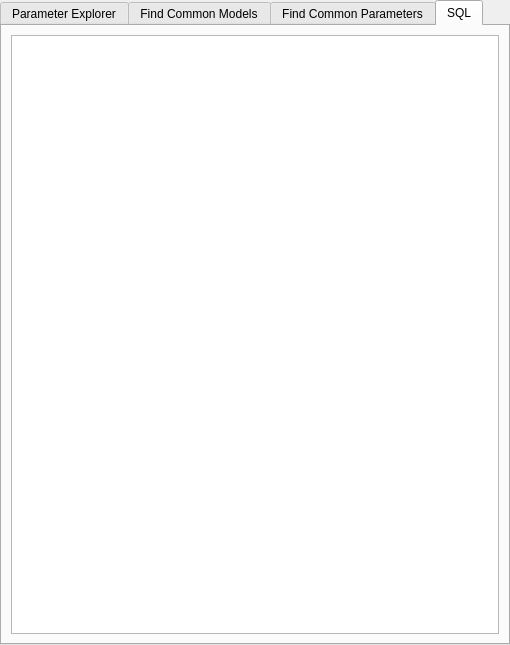
<?xml version="1.0" encoding="UTF-8"?>
<ui version="4.0">
 <class>MDSParameterExplorerTabWidget</class>
 <widget class="QTabWidget" name="MDSParameterExplorerTabWidget">
  <property name="geometry">
   <rect>
    <x>0</x>
    <y>0</y>
    <width>510</width>
    <height>645</height>
   </rect>
  </property>
  <property name="windowTitle">
   <string>TabWidget</string>
  </property>
  <property name="currentIndex">
   <number>3</number>
  </property>
  <widget class="QWidget" name="tab">
   <attribute name="title">
    <string>Parameter Explorer</string>
   </attribute>
   <widget class="QScrollArea" name="parametersTreeScrollArea">
    <property name="geometry">
     <rect>
      <x>20</x>
      <y>200</y>
      <width>461</width>
      <height>251</height>
     </rect>
    </property>
    <property name="widgetResizable">
     <bool>true</bool>
    </property>
    <widget class="QWidget" name="scrollAreaWidgetContents">
     <property name="geometry">
      <rect>
       <x>0</x>
       <y>0</y>
       <width>459</width>
       <height>249</height>
      </rect>
     </property>
    </widget>
   </widget>
   <widget class="QListWidget" name="completePropertiesList1">
    <property name="geometry">
     <rect>
      <x>20</x>
      <y>20</y>
      <width>141</width>
      <height>161</height>
     </rect>
    </property>
   </widget>
   <widget class="QPushButton" name="showParametersPushButton">
    <property name="geometry">
     <rect>
      <x>250</x>
      <y>80</y>
      <width>131</width>
      <height>27</height>
     </rect>
    </property>
    <property name="text">
     <string>Show Parameters</string>
    </property>
   </widget>
  </widget>
  <widget class="QWidget" name="tab_2">
   <attribute name="title">
    <string>Find Common Models</string>
   </attribute>
   <widget class="QListWidget" name="completePropertiesList2">
    <property name="geometry">
     <rect>
      <x>20</x>
      <y>20</y>
      <width>141</width>
      <height>161</height>
     </rect>
    </property>
   </widget>
   <widget class="QScrollArea" name="parametersTreeScrollArea2">
    <property name="geometry">
     <rect>
      <x>20</x>
      <y>190</y>
      <width>471</width>
      <height>211</height>
     </rect>
    </property>
    <property name="widgetResizable">
     <bool>true</bool>
    </property>
    <widget class="QWidget" name="scrollAreaWidgetContents_3">
     <property name="geometry">
      <rect>
       <x>0</x>
       <y>0</y>
       <width>469</width>
       <height>209</height>
      </rect>
     </property>
    </widget>
   </widget>
   <widget class="QPushButton" name="selectPropertyButton">
    <property name="geometry">
     <rect>
      <x>200</x>
      <y>30</y>
      <width>261</width>
      <height>27</height>
     </rect>
    </property>
    <property name="text">
     <string>Select Property</string>
    </property>
   </widget>
   <widget class="QPushButton" name="findCommonModelButton">
    <property name="geometry">
     <rect>
      <x>120</x>
      <y>420</y>
      <width>261</width>
      <height>27</height>
     </rect>
    </property>
    <property name="text">
     <string>Find Common Models</string>
    </property>
   </widget>
   <widget class="QListView" name="commonModelsResultsListView">
    <property name="geometry">
     <rect>
      <x>20</x>
      <y>460</y>
      <width>461</width>
      <height>101</height>
     </rect>
    </property>
   </widget>
  </widget>
  <widget class="QWidget" name="tab">
   <attribute name="title">
    <string>Find Common Parameters</string>
   </attribute>
   <widget class="QWidget" name="gridLayoutWidget">
    <property name="geometry">
     <rect>
      <x>20</x>
      <y>20</y>
      <width>461</width>
      <height>211</height>
     </rect>
    </property>
    <layout class="QGridLayout" name="gridLayout">
     <item row="0" column="1">
      <layout class="QVBoxLayout" name="verticalLayout">
       <item>
        <spacer name="verticalSpacer">
         <property name="orientation">
          <enum>Qt::Vertical</enum>
         </property>
         <property name="sizeHint" stdset="0">
          <size>
           <width>20</width>
           <height>40</height>
          </size>
         </property>
        </spacer>
       </item>
       <item>
        <widget class="QPushButton" name="addButton">
         <property name="text">
          <string>+</string>
         </property>
        </widget>
       </item>
       <item>
        <widget class="QPushButton" name="minusButton">
         <property name="text">
          <string>-</string>
         </property>
        </widget>
       </item>
       <item>
        <spacer name="verticalSpacer_2">
         <property name="orientation">
          <enum>Qt::Vertical</enum>
         </property>
         <property name="sizeHint" stdset="0">
          <size>
           <width>20</width>
           <height>40</height>
          </size>
         </property>
        </spacer>
       </item>
      </layout>
     </item>
     <item row="0" column="2">
      <widget class="QListWidget" name="selectedPropertiesList"/>
     </item>
     <item row="0" column="0">
      <widget class="QListWidget" name="completePropertiesList"/>
     </item>
    </layout>
   </widget>
   <widget class="QPushButton" name="commonParamSearchButton">
    <property name="geometry">
     <rect>
      <x>200</x>
      <y>250</y>
      <width>97</width>
      <height>27</height>
     </rect>
    </property>
    <property name="text">
     <string>Search</string>
    </property>
   </widget>
   <widget class="QScrollArea" name="resultsScrollArea">
    <property name="geometry">
     <rect>
      <x>20</x>
      <y>300</y>
      <width>461</width>
      <height>221</height>
     </rect>
    </property>
    <property name="widgetResizable">
     <bool>true</bool>
    </property>
    <widget class="QWidget" name="scrollAreaWidgetContents_2">
     <property name="geometry">
      <rect>
       <x>0</x>
       <y>0</y>
       <width>459</width>
       <height>219</height>
      </rect>
     </property>
    </widget>
   </widget>
  </widget>
  <widget class="QWidget" name="tab_3">
   <attribute name="title">
    <string>SQL</string>
   </attribute>
   <layout class="QVBoxLayout" name="verticalLayout_2">
    <item>
     <widget class="QTableView" name="resultsTable"/>
    </item>
   </layout>
  </widget>
 </widget>
 <resources/>
 <connections/>
</ui>
